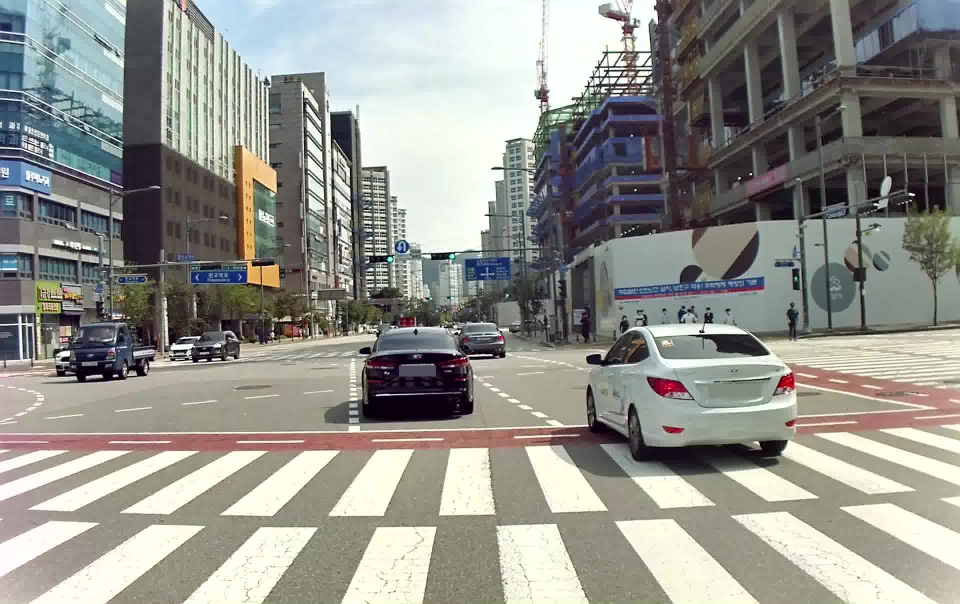
#> input picture test.jpg, 1920 x 1208 px (shown at 1/2 size)
$ python img.py
#> lines starting #> are read from the running program, lines starting #| are printed output that depends on the picture
import cv2
import matplotlib.pyplot as plt

img = plt.imread('./test.jpg')
#> img is the input picture: shape (1208, 1920, 3); mean R, G, B 146.6, 146.9, 140.3

img = cv2.GaussianBlur(img, (5,5), 0)
img = cv2.resize(img, (244, 128))  # Size changed
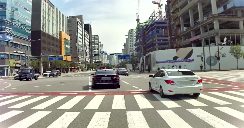
#> img: shape (128, 244, 3); mean R, G, B 146.5, 146.8, 140.2
img = cv2.Canny(img, 50, 150)
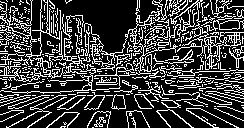
#> img: shape (128, 244); 24.9% white in thin lines or dots

plt.imshow(img)
plt.show()
